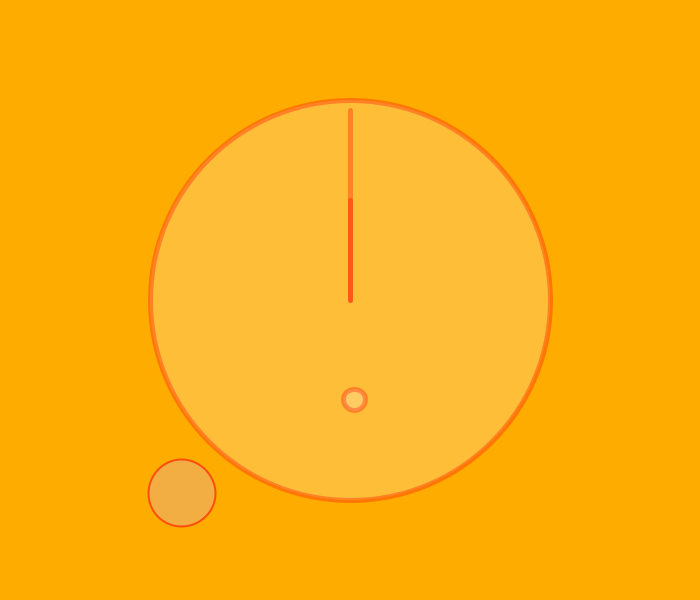
Frame 1 (no input)
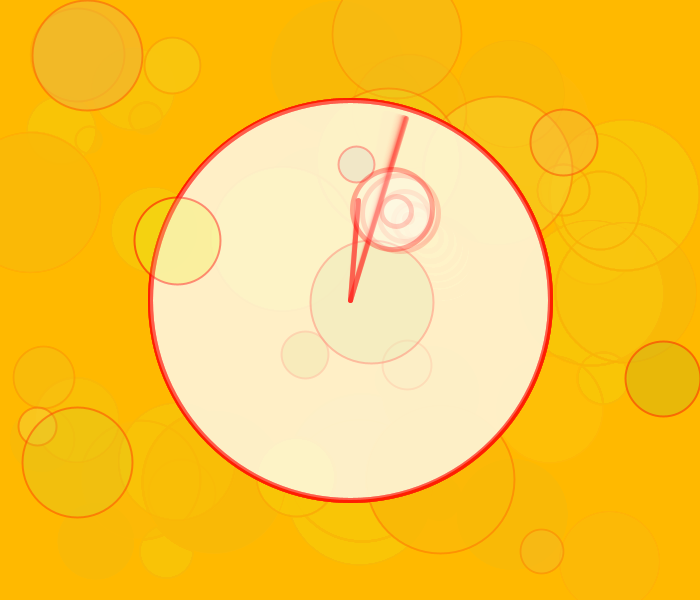
Frame 60 (the mouse pressed at the canvas centre just before this capture)
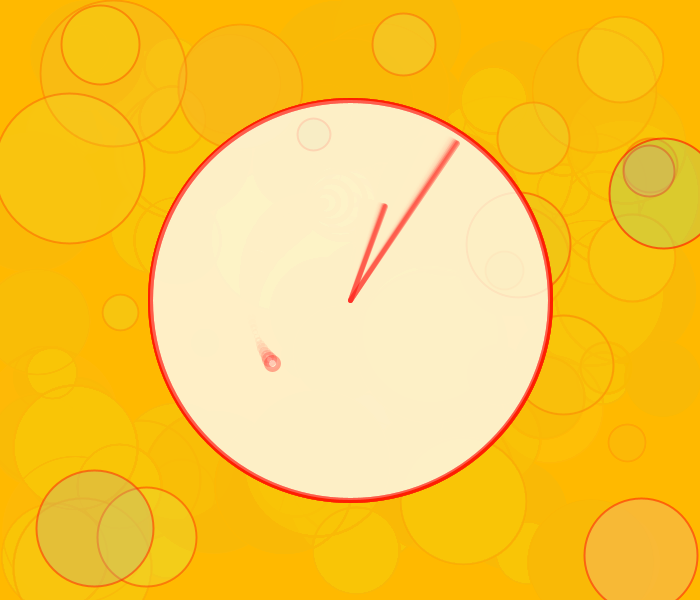
Frame 120 (the mouse held since frame 60 and released just before this capture)

The Processing sketch that drew these frames (run headless with seeded random() and noise(); from frame 60 on, the mouse is pressed at the canvas centre):

// Processing sketch: processing_55930
// ── processing_55930.pde

float r;
float t, dt;

void setup() {
  size(700, 600);
  background(#ffaa00);
  smooth();
  strokeWeight(2);
  t = 0;
  dt = 0.005;
}

void draw() {
  fill(255,196,00,20);
  noStroke();
  rect(0, 0, width, height);
  
  fill(random(150, 255), random(150, 255), random(0, 200), 90);
  stroke(255, 0, 0, 140);
  strokeWeight(2);
  
  ellipse(
    random(30, width-30),
    random(30, height-30),
    r = 25 + random(0, 130),
    r
  );
  
  drawJam();
}

void drawJam() {
  t += dt;
  
  fill(255, 255, 255, 56);
  stroke(255, 0, 0, 80);
  strokeWeight(5);
  ellipse(width / 2, height / 2, 400, 400);
  line(
    width / 2,
    height / 2,
    width / 2 + 190 * sin(t),
    height / 2 - 190 * cos(t)
  );
  line(
    width / 2,
    height / 2,
    width / 2 + 100 * sin(t*t),
    height / 2 - 100 * cos(t*t)
  );
  ellipse(
    width / 2 + 100 * sin(9*t),
    height / 2 + 100 * cos(9*t),
    20 + 60 * sin(tan(5*t)),
    20 + 60 * sin(tan(5*t))
  );
}
